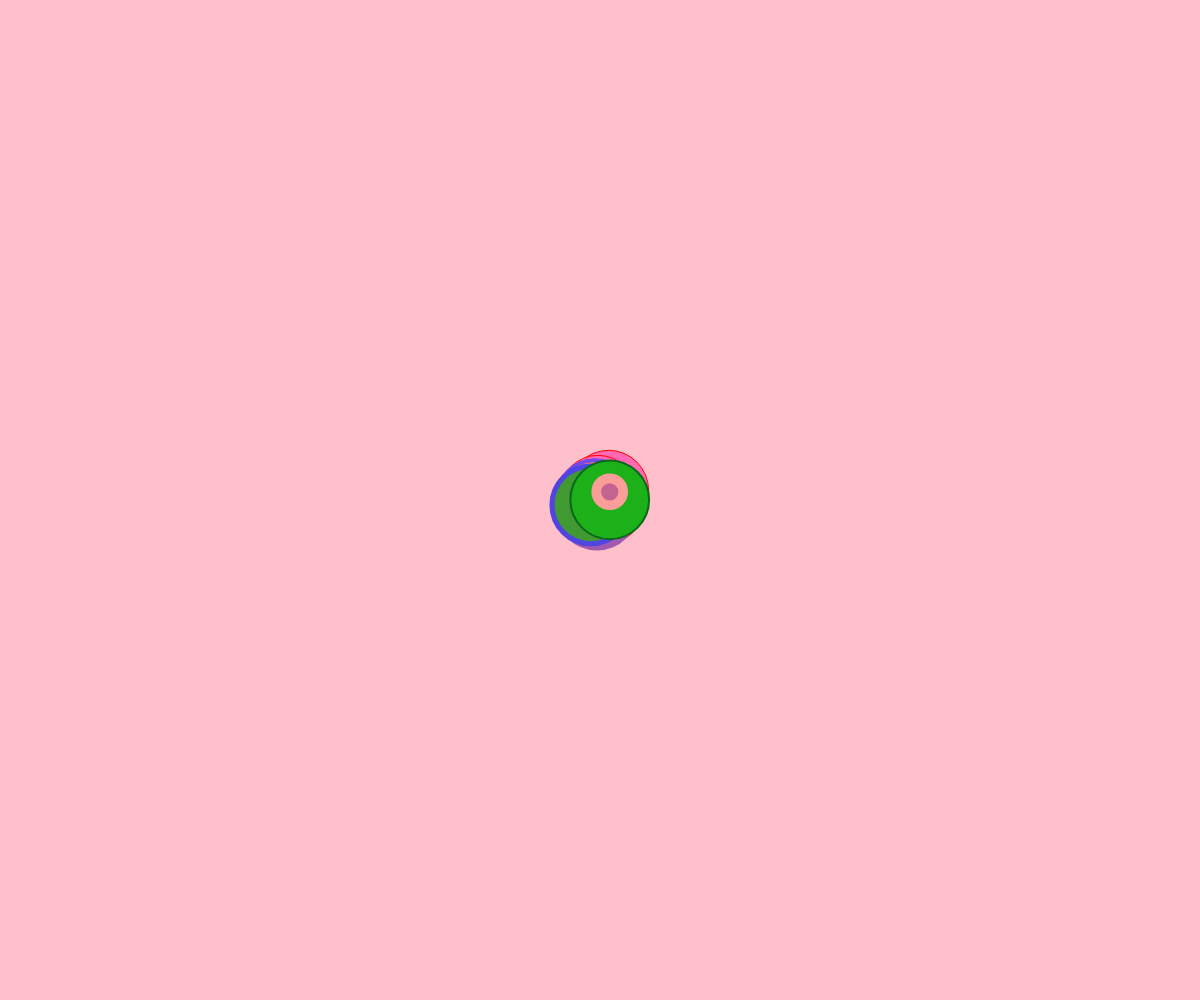
Frame 1 (no input)
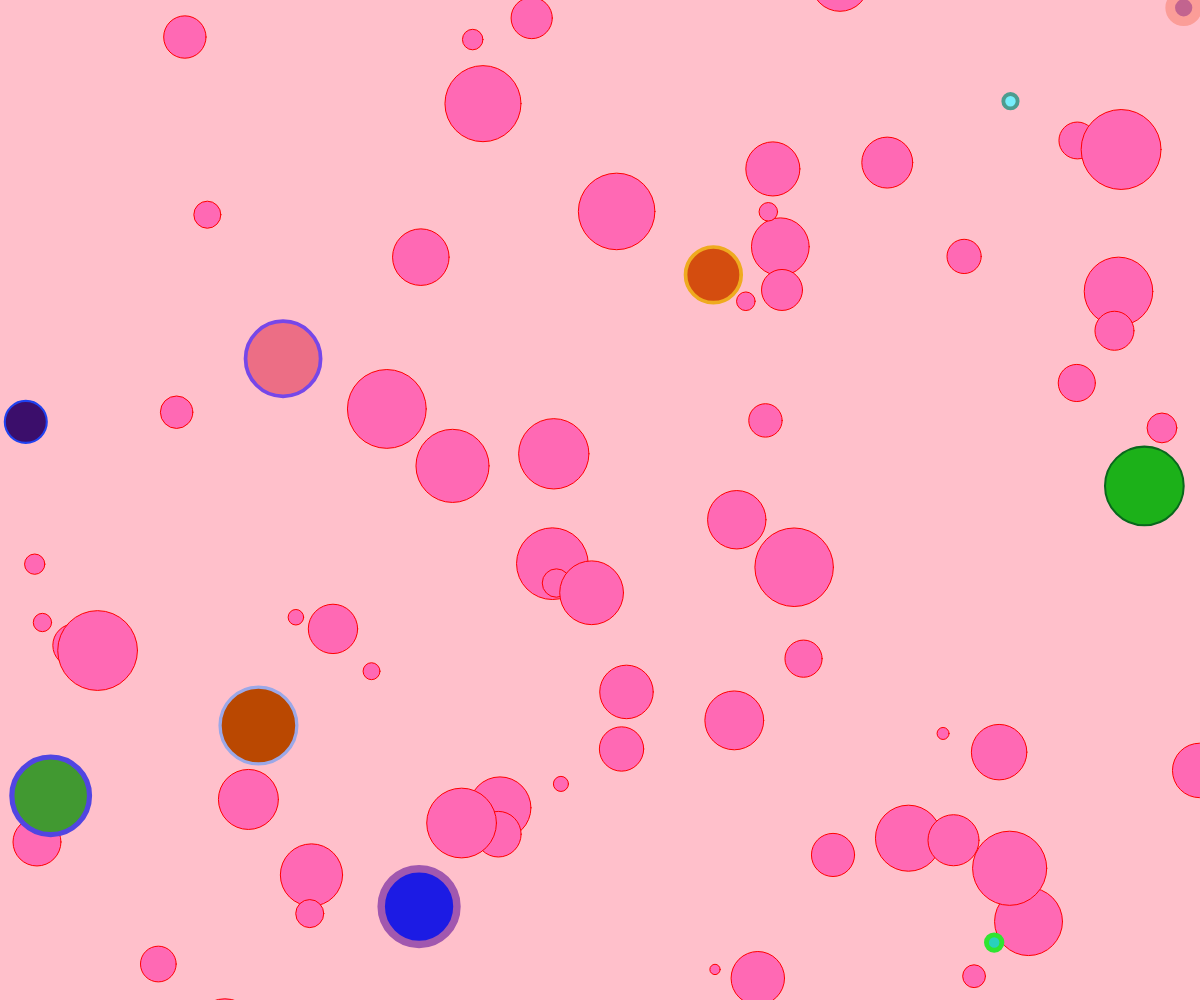
Frame 60 (no input)
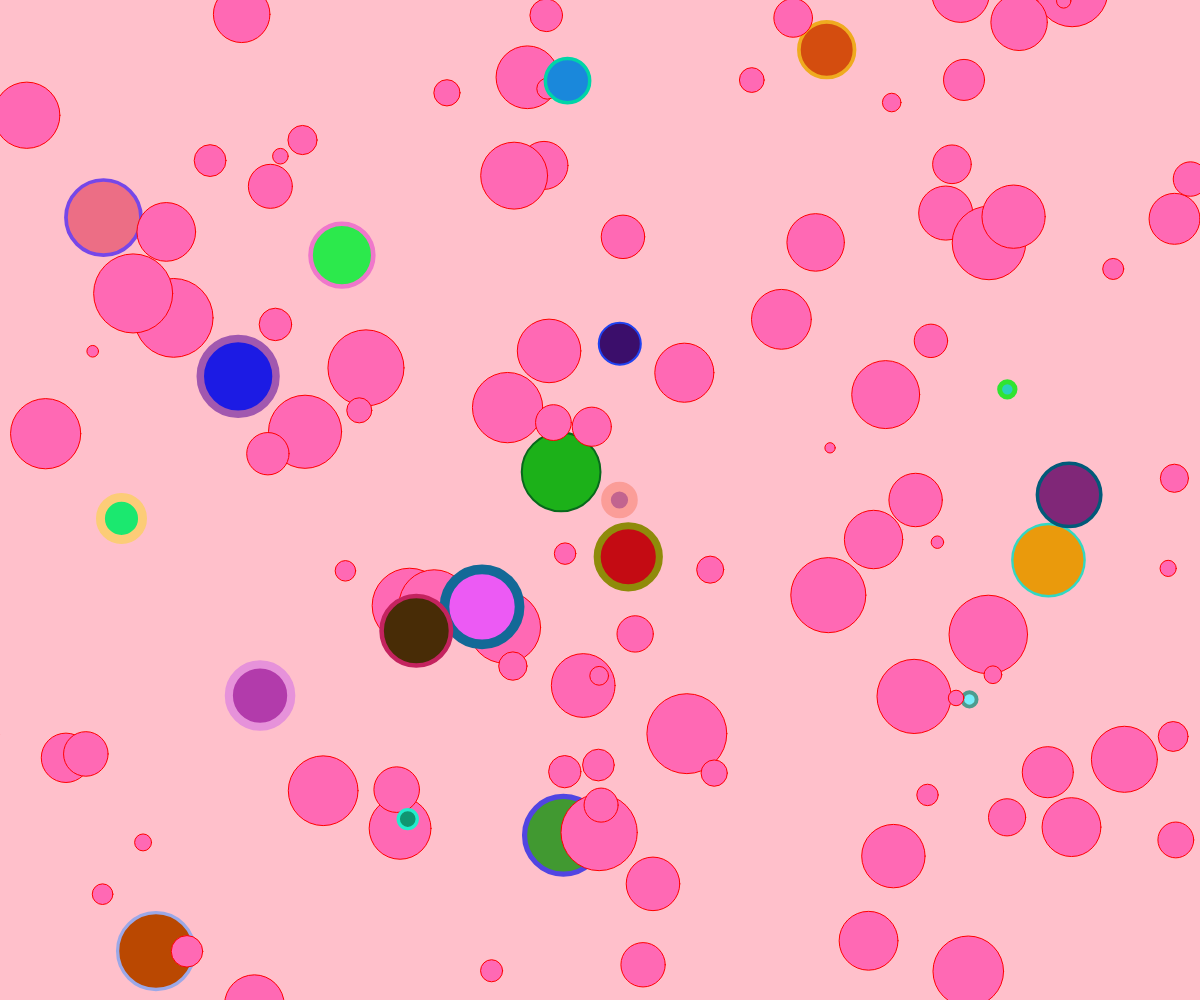
Frame 120 (the mouse pressed at the canvas centre since frame 60)

The p5.js sketch that drew these frames (run headless with seeded random() and noise() and a simulated clock; from frame 60 on, the mouse is pressed at the canvas centre):

// p5.js sketch
// ── sketch.js
let balls = []
let spawnPosition

function setup() {
  createCanvas(windowWidth, windowHeight)
  fill('hotpink')
  stroke('red')

  spawnPosition = createVector(width / 2, height / 2)
  createBalls()
}

function draw() {
  background('pink')

  for (const ball of balls) {
    ball.update()
    ball.render()
  }
}

function createBalls() {
  for (let i = 0; i < 50; i++) {
    balls.push(new Ball(spawnPosition))
  }

  for (let i = 0; i < 20; i++) {
    balls.push(new BouncingBall(spawnPosition))
  }

  for (let i = 0; i < 10; i++) {
    balls.push(new RandomBouncingBall(spawnPosition))
  }
}

function reset(){
  balls = []
}

function keyPressed() {
  if('e' == key){
    reset()
  }
}

function mousePressed() {
  spawnPosition.x = mouseX
  spawnPosition.y = mouseY
  createBalls()
}
// ── ball.js
class Ball {
  constructor(position) {
    this.r = random(5, 40)
    this.pos = position.copy()
    this.speed = createVector(random(-10, 10), random(-10, 10))
  }

  update() {
    this.pos.add(this.speed)
  }

  render() {
    circle(this.pos.x, this.pos.y, this.r * 2)
  }
}

// ── bouncing_ball.js
class BouncingBall extends Ball {
  update(){
    if (this.pos.x + this.r > width || this.pos.x - this.r < 0) {
      this.speed.x = -this.speed.x;
    }
    if (this.pos.y + this.r > height || this.pos.y - this.r < 0) {
      this.speed.y = -this.speed.y;
    }
    super.update()
  }
}

// ── random_bouncing_ball.js
class RandomBouncingBall extends BouncingBall {
  constructor(p){
    super(p)
    this.fillColor =  color(random(255),random(255),random(255))
    this.lineColor =  color(random(255),random(255),random(255))
    this.lineWidth = random(2, 10)
  }

  render(){
    push()
    stroke(this.lineColor)
    strokeWeight(this.lineWidth)
    fill(this.fillColor)
    super.render()
    pop()
  }
}
